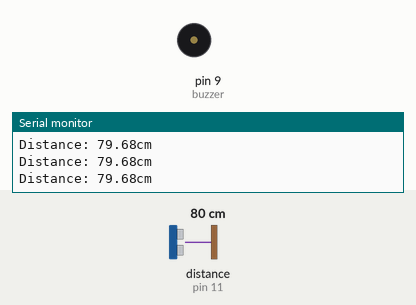
Recording of a sketch running on a simulated Arduino Uno, built with avr-gcc and run on an emulated ATmega328P. Shown: buzzer (waves = sounding), the last lines printed to the serial monitor. Wiring (inferred from the names in the program): ultrasonic range finder: trigger pin 10; echo pin 11. The inputs (shaded band) are chosen by the test bench; at power-on: distance to the obstacle (sensor on pin 11) 80 cm. The echo pulse lasts 58.3 µs per cm.

Above: at 1.2 s.
1.3 s: distance to the obstacle (sensor on pin 11) set to 12 cm
2.8 s: distance to the obstacle (sensor on pin 11) set to 9 cm
At 3.2 s:
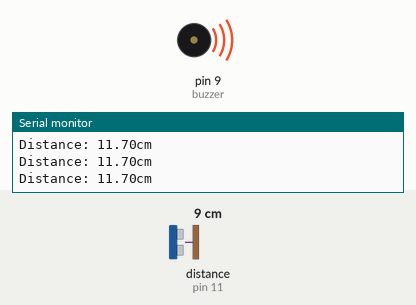
5.8 s: distance to the obstacle (sensor on pin 11) set to 2 cm
At 7.3 s:
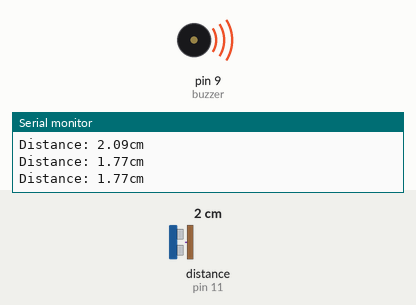
11.8 s: distance to the obstacle (sensor on pin 11) set to 5 cm
At 12.25 s:
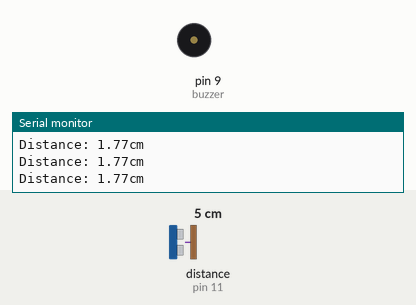
14.8 s: distance to the obstacle (sensor on pin 11) set to 60 cm
At 16.3 s:
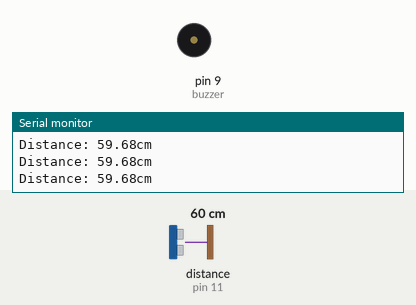
Timing chart, 0 to 17.8 s (numbered marks = the images above; inputs shaded):
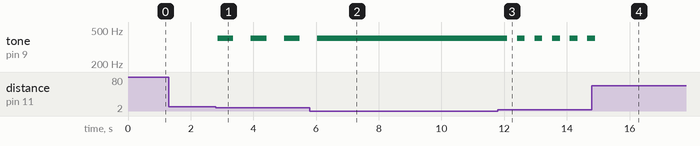

The sketch:

ReverseSensor.ino
```cpp
int trig = 10;
int echo = 11;
int buzzer = 9;

long duration;
float distance;

void setup() {
  // put your setup code here, to run once:
  pinMode(trig, OUTPUT);
  pinMode(echo, INPUT);
  pinMode(buzzer, OUTPUT);
  Serial.begin(9600);
}

void loop() {
  // put your main code here, to run repeatedly:
  digitalWrite(trig, LOW);
  delayMicroseconds(2);
  digitalWrite(trig, HIGH);
  delayMicroseconds(10);
  digitalWrite(trig, LOW);

  duration = pulseIn(echo, HIGH);
  if(duration ==0){
    noTone(buzzer);
    delay(60);
    return;
  }

  distance = duration*0.01715; // 1000000ns * 343m/s / 2 * 100cm = 0.01715cm
  int dcm = (int)(distance + 0.5);

  if(dcm<=10 && dcm>7){
    tone(buzzer, 400);
    delay(500);
    noTone(buzzer);
    delay(500);
  }

  if(dcm<=7 && dcm>3){
    tone(buzzer, 400);
    delay(250);
    noTone(buzzer);
    delay(250);
  }

  else if(dcm<=3){
    tone(buzzer, 400);
  }

  else{
    noTone(buzzer);
  }

  delay(60);

  Serial.print("Distance: ");
  Serial.print(distance);
  Serial.println("cm");

}
```

Measured:
- the behaviour switches between 11 and 10 cm on distance to the obstacle (sensor on pin 11) (found by bisection; images 0 and 1)
- the behaviour switches between 3 and 4 cm on distance to the obstacle (sensor on pin 11) (found by bisection; images 2 and 3)
- after the input at 2.8 s, tone on pin 9 (buzzer): alternates 400 Hz for 0.50 s and silent for 0.56 s, starting after 0.06 s
- after the input at 5.8 s, tone on pin 9 (buzzer): goes on until 6.0 s, then stays 400 Hz
- after the input at 11.8 s, tone on pin 9 (buzzer): alternates 400 Hz for 0.25 s and silent for 0.31 s, starting after 0.30 s
- after the input at 14.8 s, tone on pin 9 (buzzer): goes on until 14.9 s, then stays silent
